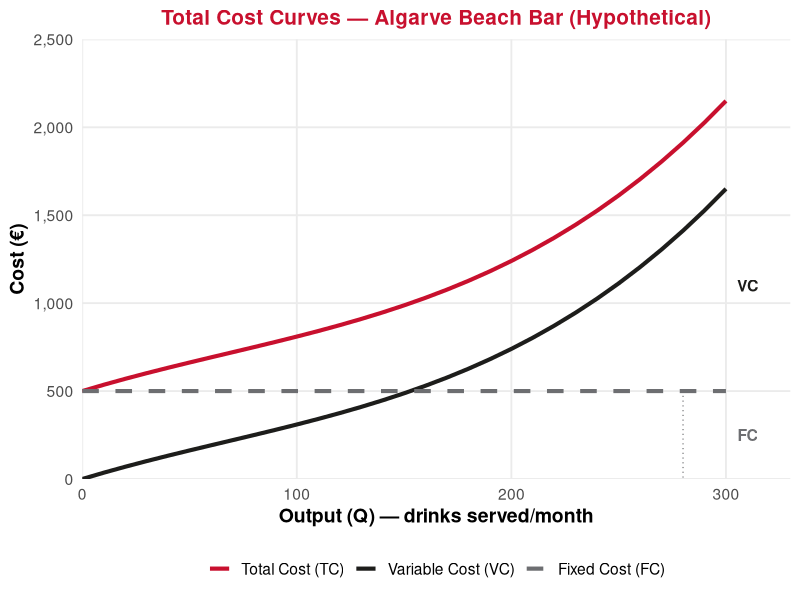
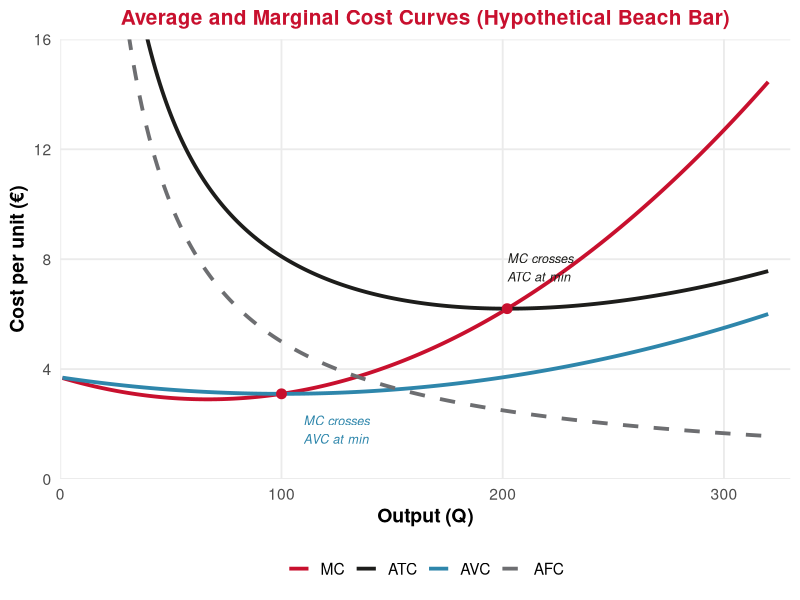
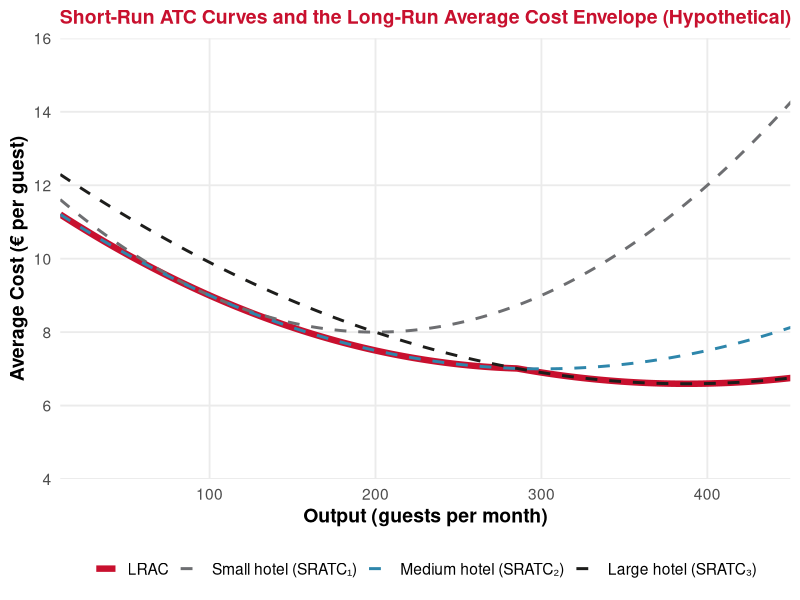

Write the R code that produced these figures, in order.
## ---- chunk 1
#| echo: false
#| message: false
#| warning: false

library(ggplot2)
library(dplyr)
library(tidyverse)
library(patchwork)

# Define UE brand colors
ue_red <- "#C8102E"
ue_black <- "#1D1D1B"
ue_gray <- "#6D6E71"
ue_white <- "#FFFFFF"
ue_light_red <- "#F4C7CC"
## ---- chunk 2
#| echo: false
#| warning: false
#| fig-width: 11
#| fig-height: 5
#| fig-align: center

# Beach bar cost data (hypothetical illustrative example)
Q <- seq(0, 300, by = 10)
FC <- rep(500, length(Q))
# VC increases at an increasing rate (diminishing returns)
VC <- 0.00006 * Q^3 - 0.012 * Q^2 + 3.7 * Q
VC <- pmax(VC, 0)
TC <- FC + VC

df_costs <- data.frame(
  Q = rep(Q, 3),
  Cost = c(FC, VC, TC),
  Type = factor(rep(c("Fixed Cost (FC)", "Variable Cost (VC)", "Total Cost (TC)"),
                    each = length(Q)),
                levels = c("Total Cost (TC)", "Variable Cost (VC)", "Fixed Cost (FC)"))
)

ggplot(df_costs, aes(x = Q, y = Cost, color = Type, linetype = Type)) +
  geom_line(linewidth = 1.4) +
  scale_color_manual(values = c("Total Cost (TC)" = ue_red,
                                "Variable Cost (VC)" = ue_black,
                                "Fixed Cost (FC)" = ue_gray)) +
  scale_linetype_manual(values = c("Total Cost (TC)" = "solid",
                                   "Variable Cost (VC)" = "solid",
                                   "Fixed Cost (FC)" = "dashed")) +
  annotate("segment", x = 280, xend = 280, y = 500, yend = 0,
           linetype = "dotted", color = ue_gray, linewidth = 0.4) +
  annotate("text", x = 310, y = 250, label = "FC", color = ue_gray,
           fontface = "bold", size = 4) +
  annotate("text", x = 310, y = 1100, label = "VC", color = ue_black,
           fontface = "bold", size = 4) +
  labs(x = "Output (Q) — drinks served/month",
       y = "Cost (€)",
       title = "Total Cost Curves — Algarve Beach Bar (Hypothetical)") +
  scale_x_continuous(expand = c(0, 0), limits = c(0, 330)) +
  scale_y_continuous(expand = c(0, 0), limits = c(0, 2500),
                     labels = scales::comma) +
  theme_minimal(base_size = 14) +
  theme(
    plot.title = element_text(color = ue_red, face = "bold", hjust = 0.5, size = 15),
    axis.title = element_text(face = "bold"),
    legend.position = "bottom",
    legend.title = element_blank(),
    panel.grid.minor = element_blank()
  )
## ---- chunk 3
#| echo: false
#| warning: false
#| fig-width: 12
#| fig-height: 5.5
#| fig-align: center

# Smooth cost functions for the beach bar
Q_smooth <- seq(1, 320, by = 1)

# TC function: cubic with realistic shape
# VC = 0.00006*Q^3 - 0.012*Q^2 + 3.7*Q
FC_val <- 500
VC_smooth <- 0.00006 * Q_smooth^3 - 0.012 * Q_smooth^2 + 3.7 * Q_smooth
VC_smooth <- pmax(VC_smooth, 0)
TC_smooth <- FC_val + VC_smooth

# Average and marginal costs
AFC_smooth <- FC_val / Q_smooth
AVC_smooth <- VC_smooth / Q_smooth
ATC_smooth <- TC_smooth / Q_smooth

# MC = dVC/dQ = 0.00018*Q^2 - 0.024*Q + 3.7
MC_smooth <- 0.00018 * Q_smooth^2 - 0.024 * Q_smooth + 3.7

df_avg <- data.frame(
  Q = rep(Q_smooth, 4),
  Cost = c(AFC_smooth, AVC_smooth, ATC_smooth, MC_smooth),
  Type = factor(rep(c("AFC", "AVC", "ATC", "MC"), each = length(Q_smooth)),
                levels = c("MC", "ATC", "AVC", "AFC"))
)

# Find minimums for annotation
avc_min_q <- Q_smooth[which.min(AVC_smooth)]
avc_min_val <- min(AVC_smooth)
atc_min_q <- Q_smooth[which.min(ATC_smooth)]
atc_min_val <- min(ATC_smooth)

ggplot(df_avg, aes(x = Q, y = Cost, color = Type, linetype = Type)) +
  geom_line(linewidth = 1.3) +
  scale_color_manual(values = c("MC" = ue_red, "ATC" = ue_black,
                                "AVC" = "#2E86AB", "AFC" = ue_gray)) +
  scale_linetype_manual(values = c("MC" = "solid", "ATC" = "solid",
                                   "AVC" = "solid", "AFC" = "dashed")) +
  # Mark minimums
  geom_point(data = data.frame(Q = c(avc_min_q, atc_min_q),
                                Cost = c(avc_min_val, atc_min_val)),
             aes(x = Q, y = Cost), color = ue_red, size = 3, inherit.aes = FALSE) +
  annotate("text", x = avc_min_q + 10, y = avc_min_val - 1.3,
           label = "MC crosses\nAVC at min", color = "#2E86AB",
           fontface = "italic", size = 3.2, hjust = 0) +
  annotate("text", x = atc_min_q + 0, y = atc_min_val + 1.5,
           label = "MC crosses\nATC at min", color = ue_black,
           fontface = "italic", size = 3.2, hjust = 0) +
  coord_cartesian(ylim = c(0, 16), xlim = c(0, 330)) +
  scale_x_continuous(expand = c(0, 0)) +
  scale_y_continuous(expand = c(0, 0)) +
  labs(x = "Output (Q)", y = "Cost per unit (€)",
       title = "Average and Marginal Cost Curves (Hypothetical Beach Bar)") +
  theme_minimal(base_size = 14) +
  theme(
    plot.title = element_text(color = ue_red, face = "bold", hjust = 0.5, size = 15),
    axis.title = element_text(face = "bold"),
    legend.position = "bottom",
    legend.title = element_blank(),
    panel.grid.minor = element_blank()
  )
## ---- chunk 4
#| echo: false
#| warning: false
#| fig-width: 12
#| fig-height: 5
#| fig-align: center

# Three short-run ATC curves for different plant sizes + LRAC envelope
Q_lr <- seq(10, 500, by = 1)

# Small hotel (100 rooms)
ATC_small <- 12 - 0.04 * Q_lr + 0.0001 * Q_lr^2
# Medium hotel (200 rooms)
ATC_medium <- 9 - 0.02 * (Q_lr - 100) + 0.00005 * (Q_lr - 100)^2
# Large hotel (300 rooms)
ATC_large <- 8 - 0.015 * (Q_lr - 200) + 0.00004 * (Q_lr - 200)^2

# LRAC = minimum of all three at each Q
LRAC <- pmin(ATC_small, ATC_medium, ATC_large)

df_lr <- data.frame(
  Q = rep(Q_lr, 4),
  Cost = c(ATC_small, ATC_medium, ATC_large, LRAC),
  Type = factor(rep(c("Small hotel (SRATC₁)", "Medium hotel (SRATC₂)",
                       "Large hotel (SRATC₃)", "LRAC"),
                    each = length(Q_lr)),
                levels = c("LRAC", "Small hotel (SRATC₁)",
                          "Medium hotel (SRATC₂)", "Large hotel (SRATC₃)"))
)

ggplot(df_lr, aes(x = Q, y = Cost, color = Type, linewidth = Type, linetype = Type)) +
  geom_line() +
  scale_color_manual(values = c("LRAC" = ue_red,
                                "Small hotel (SRATC₁)" = ue_gray,
                                "Medium hotel (SRATC₂)" = "#2E86AB",
                                "Large hotel (SRATC₃)" = ue_black)) +
  scale_linewidth_manual(values = c("LRAC" = 2.2, "Small hotel (SRATC₁)" = 1,
                                    "Medium hotel (SRATC₂)" = 1,
                                    "Large hotel (SRATC₃)" = 1)) +
  scale_linetype_manual(values = c("LRAC" = "solid", "Small hotel (SRATC₁)" = "dashed",
                                   "Medium hotel (SRATC₂)" = "dashed",
                                   "Large hotel (SRATC₃)" = "dashed")) +
  coord_cartesian(ylim = c(4, 16), xlim = c(10, 450)) +
  scale_x_continuous(expand = c(0, 0)) +
  scale_y_continuous(expand = c(0, 0)) +
  labs(x = "Output (guests per month)", y = "Average Cost (€ per guest)",
       title = "Short-Run ATC Curves and the Long-Run Average Cost Envelope (Hypothetical)") +
  theme_minimal(base_size = 14) +
  theme(
    plot.title = element_text(color = ue_red, face = "bold", hjust = 0.5, size = 14),
    axis.title = element_text(face = "bold"),
    legend.position = "bottom",
    legend.title = element_blank(),
    panel.grid.minor = element_blank()
  )
